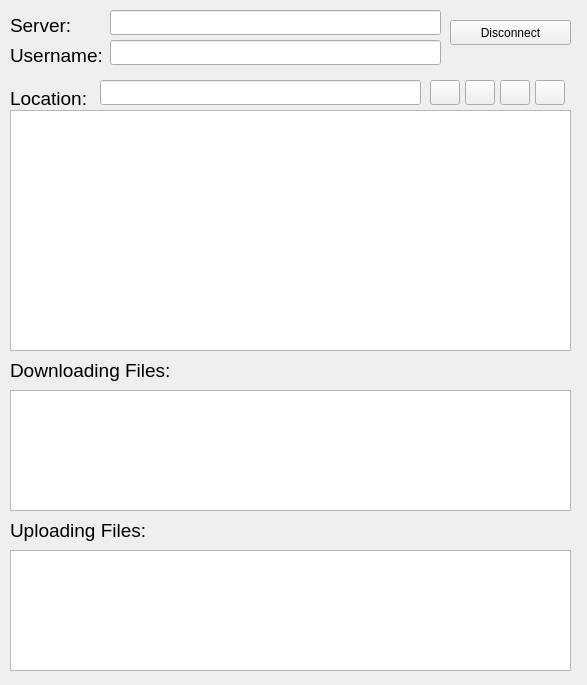
<?xml version="1.0" encoding="UTF-8"?>
<ui version="4.0">
 <class>MainWidget</class>
 <widget class="QWidget" name="MainWidget">
  <property name="geometry">
   <rect>
    <x>0</x>
    <y>0</y>
    <width>587</width>
    <height>685</height>
   </rect>
  </property>
  <property name="windowTitle">
   <string>Form</string>
  </property>
  <widget class="QLabel" name="ServerLbl">
   <property name="geometry">
    <rect>
     <x>10</x>
     <y>10</y>
     <width>61</width>
     <height>31</height>
    </rect>
   </property>
   <property name="font">
    <font>
     <pointsize>14</pointsize>
    </font>
   </property>
   <property name="text">
    <string>Server:</string>
   </property>
  </widget>
  <widget class="QPushButton" name="DisconBtn">
   <property name="geometry">
    <rect>
     <x>450</x>
     <y>20</y>
     <width>121</width>
     <height>25</height>
    </rect>
   </property>
   <property name="text">
    <string>Disconnect</string>
   </property>
  </widget>
  <widget class="QLabel" name="UserLbl">
   <property name="geometry">
    <rect>
     <x>10</x>
     <y>40</y>
     <width>101</width>
     <height>31</height>
    </rect>
   </property>
   <property name="font">
    <font>
     <pointsize>14</pointsize>
    </font>
   </property>
   <property name="text">
    <string>Username:</string>
   </property>
  </widget>
  <widget class="QLineEdit" name="SerEdt">
   <property name="geometry">
    <rect>
     <x>110</x>
     <y>10</y>
     <width>331</width>
     <height>25</height>
    </rect>
   </property>
   <property name="font">
    <font>
     <pointsize>14</pointsize>
    </font>
   </property>
   <property name="readOnly">
    <bool>true</bool>
   </property>
  </widget>
  <widget class="QLineEdit" name="NameEdt">
   <property name="geometry">
    <rect>
     <x>110</x>
     <y>40</y>
     <width>331</width>
     <height>25</height>
    </rect>
   </property>
   <property name="font">
    <font>
     <pointsize>14</pointsize>
    </font>
   </property>
   <property name="readOnly">
    <bool>true</bool>
   </property>
  </widget>
  <widget class="QLabel" name="LocLbl">
   <property name="geometry">
    <rect>
     <x>10</x>
     <y>90</y>
     <width>81</width>
     <height>17</height>
    </rect>
   </property>
   <property name="font">
    <font>
     <pointsize>14</pointsize>
    </font>
   </property>
   <property name="text">
    <string>Location:</string>
   </property>
  </widget>
  <widget class="QLineEdit" name="LocEdt">
   <property name="geometry">
    <rect>
     <x>100</x>
     <y>80</y>
     <width>321</width>
     <height>25</height>
    </rect>
   </property>
  </widget>
  <widget class="QPushButton" name="GoBtn">
   <property name="geometry">
    <rect>
     <x>430</x>
     <y>80</y>
     <width>30</width>
     <height>25</height>
    </rect>
   </property>
   <property name="text">
    <string/>
   </property>
  </widget>
  <widget class="QPushButton" name="MkdBtn">
   <property name="geometry">
    <rect>
     <x>500</x>
     <y>80</y>
     <width>30</width>
     <height>25</height>
    </rect>
   </property>
   <property name="text">
    <string/>
   </property>
  </widget>
  <widget class="QPushButton" name="UpBtn">
   <property name="geometry">
    <rect>
     <x>535</x>
     <y>80</y>
     <width>30</width>
     <height>25</height>
    </rect>
   </property>
   <property name="text">
    <string/>
   </property>
  </widget>
  <widget class="QTableWidget" name="FileTbl">
   <property name="geometry">
    <rect>
     <x>10</x>
     <y>110</y>
     <width>561</width>
     <height>241</height>
    </rect>
   </property>
   <property name="showGrid">
    <bool>false</bool>
   </property>
   <attribute name="verticalHeaderVisible">
    <bool>false</bool>
   </attribute>
  </widget>
  <widget class="QTableWidget" name="recvFileTbl">
   <property name="geometry">
    <rect>
     <x>10</x>
     <y>390</y>
     <width>561</width>
     <height>121</height>
    </rect>
   </property>
   <attribute name="verticalHeaderVisible">
    <bool>false</bool>
   </attribute>
  </widget>
  <widget class="QLabel" name="RecvLbl">
   <property name="geometry">
    <rect>
     <x>10</x>
     <y>360</y>
     <width>161</width>
     <height>21</height>
    </rect>
   </property>
   <property name="font">
    <font>
     <pointsize>14</pointsize>
    </font>
   </property>
   <property name="text">
    <string>Downloading Files:</string>
   </property>
  </widget>
  <widget class="QLabel" name="sendLbl">
   <property name="geometry">
    <rect>
     <x>10</x>
     <y>520</y>
     <width>141</width>
     <height>21</height>
    </rect>
   </property>
   <property name="font">
    <font>
     <pointsize>14</pointsize>
    </font>
   </property>
   <property name="text">
    <string>Uploading Files:</string>
   </property>
  </widget>
  <widget class="QTableWidget" name="sendFileTbl">
   <property name="geometry">
    <rect>
     <x>10</x>
     <y>550</y>
     <width>561</width>
     <height>121</height>
    </rect>
   </property>
   <attribute name="verticalHeaderVisible">
    <bool>false</bool>
   </attribute>
  </widget>
  <widget class="QPushButton" name="ParentBtn">
   <property name="geometry">
    <rect>
     <x>465</x>
     <y>80</y>
     <width>30</width>
     <height>25</height>
    </rect>
   </property>
   <property name="text">
    <string/>
   </property>
  </widget>
 </widget>
 <resources/>
 <connections/>
</ui>
